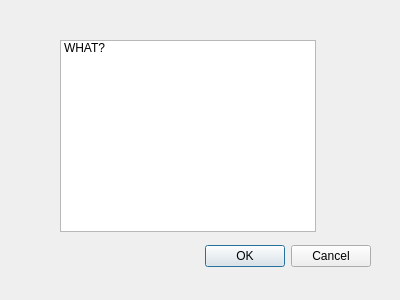
<?xml version="1.0" encoding="UTF-8"?>
<ui version="4.0">
 <class>Dialog</class>
 <widget class="QDialog" name="Dialog">
  <property name="geometry">
   <rect>
    <x>0</x>
    <y>0</y>
    <width>400</width>
    <height>300</height>
   </rect>
  </property>
  <property name="windowTitle">
   <string>Dialog</string>
  </property>
  <widget class="QDialogButtonBox" name="buttonBox">
   <property name="geometry">
    <rect>
     <x>30</x>
     <y>240</y>
     <width>341</width>
     <height>32</height>
    </rect>
   </property>
   <property name="orientation">
    <enum>Qt::Horizontal</enum>
   </property>
   <property name="standardButtons">
    <set>QDialogButtonBox::Cancel|QDialogButtonBox::Ok</set>
   </property>
  </widget>
  <widget class="QListWidget" name="listWidget">
   <property name="geometry">
    <rect>
     <x>60</x>
     <y>40</y>
     <width>256</width>
     <height>192</height>
    </rect>
   </property>
   <item>
    <property name="text">
     <string>WHAT?</string>
    </property>
   </item>
  </widget>
 </widget>
 <resources/>
 <connections>
  <connection>
   <sender>buttonBox</sender>
   <signal>accepted()</signal>
   <receiver>Dialog</receiver>
   <slot>accept()</slot>
   <hints>
    <hint type="sourcelabel">
     <x>248</x>
     <y>254</y>
    </hint>
    <hint type="destinationlabel">
     <x>157</x>
     <y>274</y>
    </hint>
   </hints>
  </connection>
  <connection>
   <sender>buttonBox</sender>
   <signal>rejected()</signal>
   <receiver>Dialog</receiver>
   <slot>reject()</slot>
   <hints>
    <hint type="sourcelabel">
     <x>316</x>
     <y>260</y>
    </hint>
    <hint type="destinationlabel">
     <x>286</x>
     <y>274</y>
    </hint>
   </hints>
  </connection>
 </connections>
</ui>
